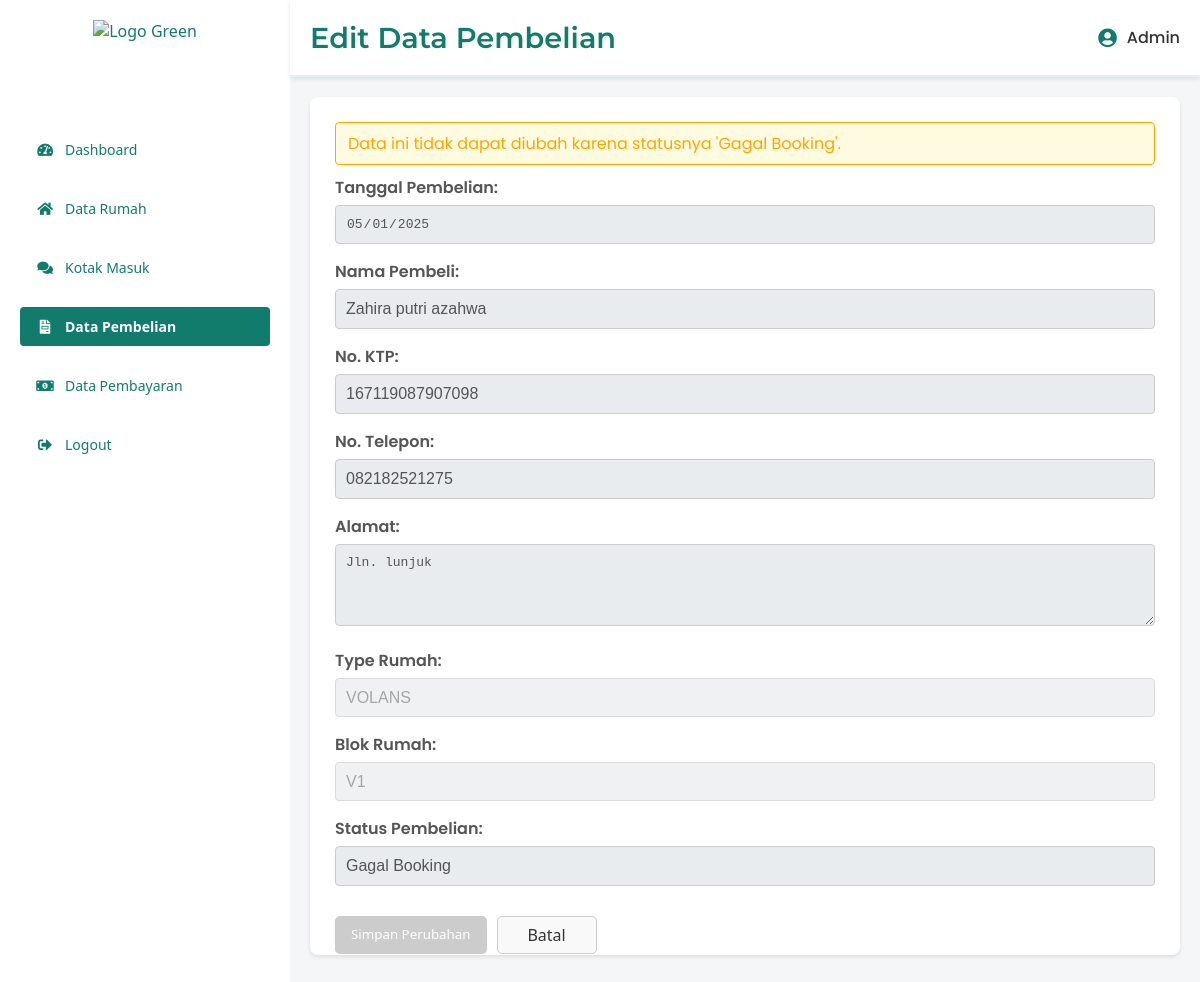
The app's page /simpan.php?id_pembelian=VV1 with its own data.
### tables this page shows
CREATE TABLE `tb_pembelian` (
  `id_pembelian` varchar(100) NOT NULL,
  `tanggal_pembelian` date NOT NULL,
  `nama_pembeli` varchar(50) NOT NULL,
  `type_rumah` varchar(30) NOT NULL,
  `blok_rumah` varchar(5) NOT NULL,
  `id_unit` int(11) UNSIGNED DEFAULT NULL,
  `status_pembelian` enum('Terbooking','Gagal Booking','terjual') NOT NULL,
  `id_rumah` int(11) UNSIGNED DEFAULT NULL,
  `no_ktp` varchar(20) DEFAULT NULL,
  `alamat` text DEFAULT NULL,
  `telepon` varchar(15) DEFAULT NULL
);

### simpan.php (the view, shortened to what this page needs)
<?php
$host = "localhost";
$username = "root";
$password = "";
$database = "db_perumahan";
$conn = new mysqli($host, $username, $password, $database);
$pesan = "";
$data_pembelian = null;
$is_editable = true;
$is_customer_info_editable = false;
$id_pembelian_param = $_GET['id_pembelian'] ?? $_GET['id'] ?? null;
if ($id_pembelian_param) {
    $id_pembelian_to_load = $id_pembelian_param;
    $stmt_get_data = $conn->prepare("SELECT p.*, u.status AS status_unit_pembelian FROM tb_pembelian p JOIN tb_unit u ON p.id_unit = u.id_unit WHERE p.id_pembelian = ?");
    if (!$stmt_get_data) {
        $pesan = "<div class='error-message'>Error preparing statement (get_data_pembelian): " . $conn->error . "</div>";
    } else {
        $stmt_get_data->bind_param("s", $id_pembelian_to_load);
        $stmt_get_data->execute();
        $result_data = $stmt_get_data->get_result();
        if ($result_data->num_rows > 0) {
            $data_pembelian = $result_data->fetch_assoc();
            $old_status_unit_from_db = $data_pembelian['status_unit_pembelian'];
            $old_status_pembelian_from_db = $data_pembelian['status_pembelian'];
            if (strtolower($old_status_pembelian_from_db) === 'gagal booking') {
                $is_editable = false;
                $pesan = "<div class='warning-message'>Data ini tidak dapat diubah karena statusnya '" . htmlspecialchars($old_status_pembelian_from_db) . "'.</div>";
            } elseif (strtolower($old_status_unit_from_db) === 'terjual') {
                $is_editable = true;
                $is_customer_info_editable = true;
                $pesan = "<div class='warning-message'>Unit ini sudah 'Terjual'. Hanya informasi pembeli yang dapat diubah.</div>";
            }
        } else {
            $pesan = "<div class='error-message'>Data pembelian tidak ditemukan.</div>";
            $data_pembelian = null;
        }
    }
} else {
    $pesan = "<div class='error-message'>ID Pembelian tidak diberikan. Silakan pilih data pembelian yang ingin diedit dari halaman <a href='data_pembelian.php'>Data Pemesanan</a>.</div>";
}
$sql_type_rumah = "SELECT id_rumah, type_rumah FROM tb_rumah ORDER BY type_rumah ASC";
$result_type_rumah = $conn->query($sql_type_rumah);
?>
<!DOCTYPE html>
<html lang="en">
<head>
    <link href="https://cdnjs.cloudflare.com/ajax/libs/font-awesome/5.15.3/css/all.min.css" rel="stylesheet"/>
</head>
<body>
    <div class="admin-container">
        <aside class="sidebar">
            <div class="sidebar-header" style="justify-content: center;">
               <img src="gambar/Logo_Green.png" alt="Logo Green" class="logo">
            </div>
            <nav class="sidebar-nav">
                <ul>
                    <li><a href="Dashboard_admin.php"><i class="fas fa-tachometer-alt"></i> <span>Dashboard</span></a></li>
                    <li><a href="data_rumah.php"><i class="fas fa-home"></i> <span>Data Rumah</span></a></li>
                    <li><a href="kotak_masuk.php"><i class="fas fa-comments"></i> <span>Kotak Masuk</span></a></li>
                    <li><a href="data_pembelian.php" class="active"><i class="fas fa-file-invoice"></i> <span>Data Pembelian</span></a></li>
                    <li><a href="data_pembayaran.php"><i class="fas fa-money-bill-alt"></i> <span>Data Pembayaran</span></a></li>
                    <li class="logout"><a href="logout.php"><i class="fas fa-sign-out-alt"></i> <span>Logout</span></a></li>
                </ul>
            </nav>
        </aside>
        <main class="main-content">
            <header class="main-header">
                <h2>Edit Data Pembelian</h2>
                <div class="admin-info">
                    <i class="fas fa-user-circle"></i>
                    <span>Admin</span>
                </div>
            </header>
            <section class="content-area">
                <div class="form-scroll-container">
                    <?php if (!empty($pesan)) : ?>
                        <?php echo $pesan; ?>
                    <?php endif; ?>
                    <?php if ($data_pembelian) : ?>
                        <form action="" method="POST">
                            <div class="form-group">
                                <label for="tanggal_pembelian">Tanggal Pembelian:</label>
                                <input type="date" id="tanggal_pembelian" name="tanggal_pembelian" value="<?php echo htmlspecialchars($data_pembelian['tanggal_pembelian']); ?>" <?php echo (!$is_editable && !$is_customer_info_editable) ? 'disabled' : ''; ?>>
                            </div>
                            <div class="form-group">
                                <label for="nama_pembeli">Nama Pembeli:</label>
                                <input type="text" id="nama_pembeli" name="nama_pembeli" value="<?php echo htmlspecialchars($data_pembelian['nama_pembeli']); ?>" <?php echo (!$is_editable && !$is_customer_info_editable) ? 'disabled' : ''; ?>>
                            </div>
                            <div class="form-group">
                                <label for="no_ktp">No. KTP:</label>
                                <input type="text" id="no_ktp" name="no_ktp" value="<?php echo htmlspecialchars($data_pembelian['no_ktp']); ?>" <?php echo (!$is_editable && !$is_customer_info_editable) ? 'disabled' : ''; ?>>
                            </div>
                            <div class="form-group">
                                <label for="telepon">No. Telepon:</label>
                                <input type="tel" id="telepon" name="telepon" value="<?php echo htmlspecialchars($data_pembelian['telepon']); ?>" <?php echo (!$is_editable && !$is_customer_info_editable) ? 'disabled' : ''; ?>>
                            </div>
                            <div class="form-group">
                                <label for="alamat">Alamat:</label>
                                <textarea id="alamat" name="alamat" rows="4" <?php echo (!$is_editable && !$is_customer_info_editable) ? 'disabled' : ''; ?>><?php echo htmlspecialchars($data_pembelian['alamat']); ?></textarea>
                            </div>
                            <div class="form-group">
                                <label for="id_rumah">Type Rumah:</label>
                                <select id="id_rumah" name="id_rumah" <?php echo (!$is_editable) ? 'disabled' : ''; ?>>
                                    <?php
                                    if ($result_type_rumah && $result_type_rumah->num_rows > 0) {
                                        while ($row = $result_type_rumah->fetch_assoc()) {
                                            $selected = ($row['id_rumah'] == $data_pembelian['id_rumah']) ? 'selected' : '';
                                            echo "<option value='" . htmlspecialchars($row['id_rumah']) . "' " . $selected . ">" . htmlspecialchars($row['type_rumah']) . "</option>";
                                        }
                                    }
                                    ?>
                                </select>
                            </div>
                            <div class="form-group">
                                <label for="id_unit">Blok Rumah:</label>
                                <select id="id_unit" name="id_unit" <?php echo (!$is_editable) ? 'disabled' : ''; ?>>
                                    <?php
                                    if ($data_pembelian['id_rumah']) {
                                        $stmt_blok = $conn->prepare("SELECT id_unit, nama_blok, status FROM tb_unit WHERE id_rumah = ? ORDER BY nama_blok ASC");
                                        if ($stmt_blok) {
                                            $stmt_blok->bind_param("i", $data_pembelian['id_rumah']);
                                            $stmt_blok->execute();
                                            $result_blok = $stmt_blok->get_result();
                                            while ($row_blok = $result_blok->fetch_assoc()) {
                                                $status_display = '';
                                                if (strtolower($row_blok['status']) === 'terbooking') {
                                                    $status_display = ' (Terbooking)';
                                                } elseif (strtolower($row_blok['status']) === 'terjual') {
                                                    $status_display = ' (Terjual)';
                                                }
                                                $selected = ($row_blok['id_unit'] == $data_pembelian['id_unit']) ? 'selected' : '';
                                                $disabled_option = '';
                                                if (strtolower($row_blok['status']) !== 'tersedia' && $row_blok['id_unit'] != $data_pembelian['id_unit']) {
                                                    $disabled_option = 'disabled';
                                                }
                                                echo "<option value='" . htmlspecialchars($row_blok['id_unit']) . "' " . $selected . " " . $disabled_option . ">" . htmlspecialchars($row_blok['nama_blok']) . $status_display . "</option>";
                                            }
                                        }
                                    }
                                    ?>
                                </select>
                            </div>
                            <div class="form-group">
                                <label for="status_pembelian">Status Pembelian:</label>
                                <input type="text" id="status_pembelian" name="status_pembelian" value="<?php echo htmlspecialchars($data_pembelian['status_pembelian']); ?>" disabled>
                            </div>
                            <div class="button-group">
                                <button type="submit" name="submit_edit" class="submit-button">Simpan Perubahan</button>
                                <a href="data_pembelian.php" class="back-button">Batal</a>
                            </div>
                        </form>
                    <?php endif; ?>
                </div>
            </section>
        </main>
    </div>
</body>
</html>

### simpan.php (style rules this page uses)
body { margin: 0; font-family: 'Segoe UI', sans-serif; background-color: #f4f6f8; display: flex; min-height: 100vh; }
.admin-container { display: flex; flex: 1; min-height: 100vh; }
.sidebar { background-color: #fff; color: #117c6b; width: 250px; padding: 20px; display: flex; flex-direction: column; box-shadow: 2px 0 5px rgba(0, 0, 0, 0.1); }
.sidebar-header { display: flex; align-items: center; justify-content: center; margin-bottom: 30px; }
.sidebar-header .logo { height: 80px; }
.sidebar-nav ul { list-style: none; padding: 0; margin: 0; }
.sidebar-nav ul li a { display: flex; align-items: center; color: #117c6b; text-decoration: none; padding: 10px 15px; margin-bottom: 20px; border-radius: 4px; font-size: 14px; font-weight: 500; transition: background-color 0.3s ease; }
.sidebar-nav ul li a i { margin-right: 10px; width: 20px; text-align: center; }
.sidebar-nav ul li.logout { margin-top: auto; }
.sidebar-nav ul li.logout a { background-color: transparent; color: #117c6b; }
.sidebar-nav ul li a.active { background-color: #117c6b; color: white; font-weight: 600; }
.main-content { flex: 1; background-color: #f4f6f8; display: flex; flex-direction: column; }
.main-header { background-color: #fff; color: #117c6b; padding: 20px; border-bottom: 2px solid #e0f2f1; display: flex; justify-content: space-between; align-items: center; box-shadow: 0 2px 4px rgba(0, 0, 0, 0.1); }
.main-header h2 { margin: 0; font-size: 1.8em; font-family: 'Montserrat', sans-serif; font-weight: 600; }
.admin-info { display: flex; align-items: center; }
.admin-info i { margin-right: 10px; font-size: 1.2em; color: #117c6b; }
.admin-info span { font-weight: 500; color: #333; font-family: 'Poppins', sans-serif; }
.content-area { padding: 20px; flex: 1; font-family: 'Poppins', sans-serif; color: #333; display: flex; flex-direction: column; }
.form-scroll-container { background-color: #fff; padding: 25px; border-radius: 8px; box-shadow: 0 2px 4px rgba(0, 0, 0, 0.1); margin-bottom: 20px; overflow-y: auto; max-height: 70vh; }
.form-group { margin-bottom: 15px; }
.form-group label { display: block; margin-bottom: 5px; font-weight: 600; color: #555; }
.form-group input[type="date"], .form-group input[type="text"], .form-group input[type="tel"], .form-group textarea, .form-group select { width: 100%; padding: 10px; border: 1px solid #ccc; border-radius: 4px; font-size: 1em; box-sizing: border-box; background-color: #fff; }
.form-group input[type="date"]:disabled, .form-group input[type="text"]:disabled, .form-group input[type="tel"]:disabled, .form-group textarea:disabled, .form-group select:disabled { background-color: #e9ecef; cursor: not-allowed; }
.form-group textarea { resize: vertical; }
.form-group select { appearance: none; -webkit-appearance: none; -moz-appearance: none; background-repeat: no-repeat; background-position-x: 95%; background-position-y: center; padding-right: 25px; }
.button-group { margin-top: 20px; display: flex; gap: 10px; align-items: center; }
.submit-button, .back-button { padding: 10px 15px; border-radius: 5px; cursor: pointer; transition: background-color 0.3s ease; font-weight: 500; text-decoration: none; margin-top: 10px; line-height: 1; box-sizing: border-box; display: inline-block; height: 38px; vertical-align: middle; font-family: 'Segoe UI', sans-serif; min-width: 100px; text-align: center; }
.submit-button { background-color: #117c6b; color: white; border: 1px solid transparent; }
.submit-button:disabled { background-color: #cccccc; cursor: not-allowed; }
.back-button { background-color: #f9f9f9; color: #333; border: 1px solid #ccc; }
.warning-message { color: orange; background-color: #fffbe0; border: 1px solid orange; border-radius: 4px; padding: 8px 12px; margin-bottom: 10px; }

### records on screen
tb_pembelian: status_pembelian "Gagal Booking", tanggal_pembelian "05/01/2025", nama_pembeli "Zahira putri azahwa", no_ktp "167119087907098", telepon "082182521275", alamat "Jln. lunjuk"

### other values on screen
form field id_rumah "VOLANS"
form field id_unit "V1"
